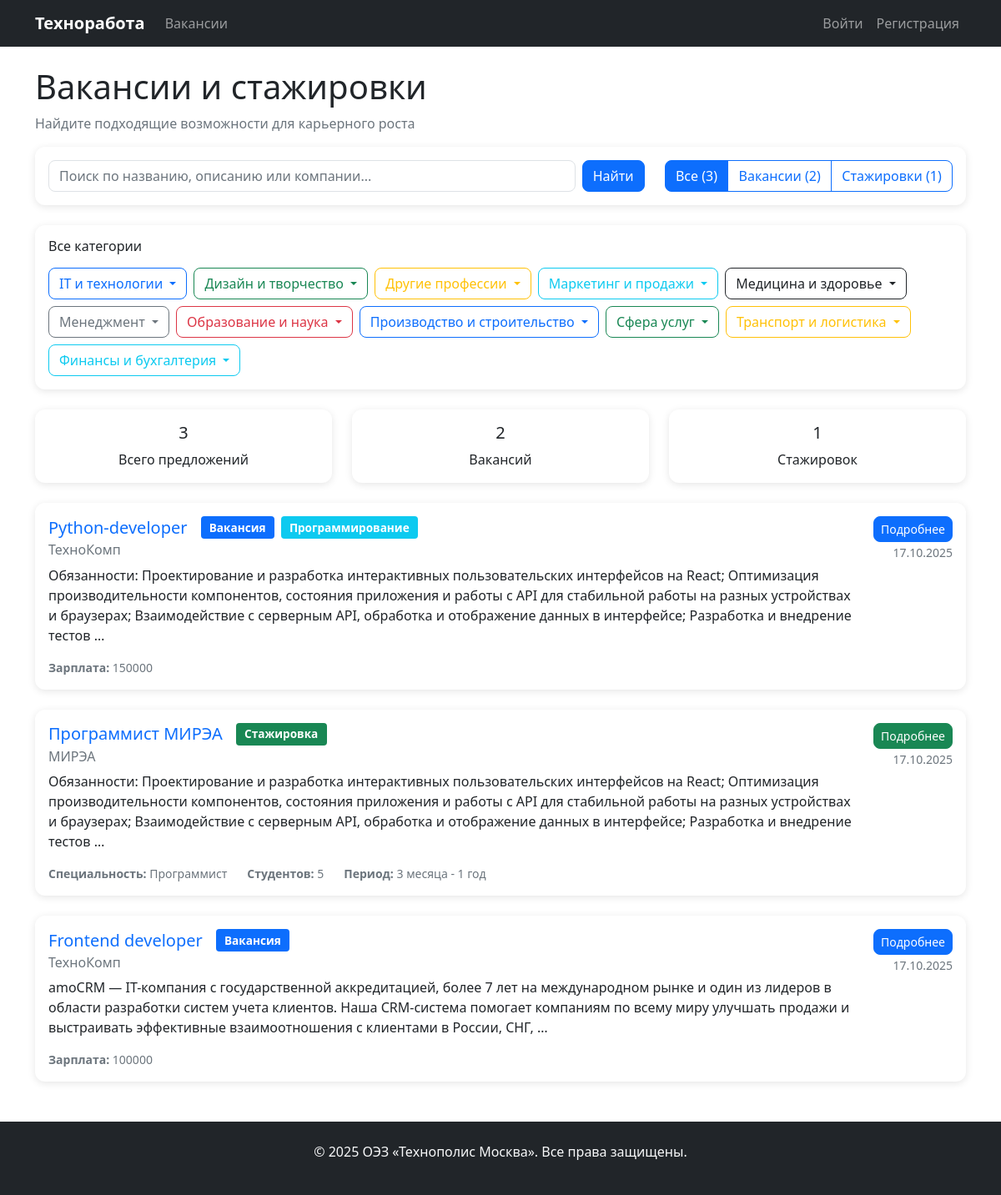
/vacancies/, run on an earlier commit of the app's database.
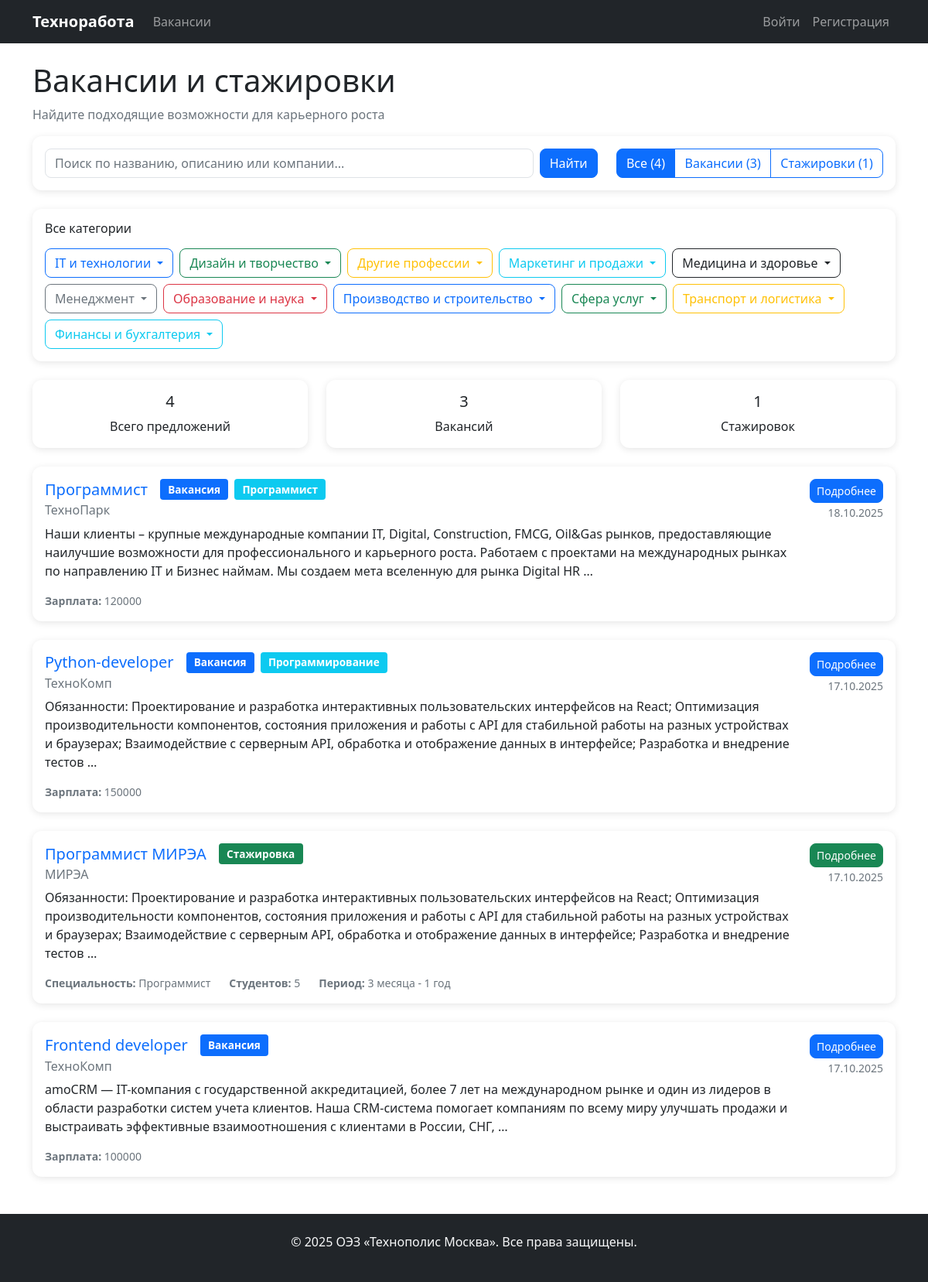
And on a later commit of the database.
### career_app/models.py (models this page shows, shortened)
class Category(models.Model):
    name = models.CharField(max_length=100, verbose_name="Название категории")
    description = models.TextField(blank=True, verbose_name="Описание")
    parent = models.ForeignKey('self', on_delete=models.CASCADE, null=True, blank=True,
                               verbose_name="Родительская категория")
    is_main = models.BooleanField(default=False, verbose_name="Основная категория")
    created_at = models.DateTimeField(auto_now_add=True)
    class Meta:
        verbose_name = "Категория"
        verbose_name_plural = "Категории"
        ordering = ['is_main', 'name']

class Vacancy(models.Model):
    STATUS_CHOICES = [
        ('draft', 'Черновик'),
        ('moderation', 'На модерации'),
        ('published', 'Опубликована'),
        ('rejected', 'Отклонена'),
        ('closed', 'Закрыта'),
    ]
    title = models.CharField(max_length=200, verbose_name="Должность")
    company = models.ForeignKey(Company, on_delete=models.CASCADE, verbose_name="Компания")
    category = models.ForeignKey(Category, on_delete=models.SET_NULL, null=True, blank=True, verbose_name="Категория")
    description = models.TextField(verbose_name="Описание вакансии")
    requirements = models.TextField(verbose_name="Требования")
    salary = models.CharField(max_length=100, blank=True, verbose_name="Зарплата")
    contact_info = models.TextField(verbose_name="Контактная информация")
    status = models.CharField(max_length=20, choices=STATUS_CHOICES, default='draft', verbose_name="Статус")
    created_by = models.ForeignKey(User, on_delete=models.CASCADE, verbose_name="Создатель")
    created_at = models.DateTimeField(auto_now_add=True)
    published_at = models.DateTimeField(null=True, blank=True)
    auto_close_at = models.DateTimeField(null=True, blank=True, verbose_name="Автоматическое закрытие")
    objects = models.Manager()
    class Meta:
        verbose_name = "Вакансия"
        verbose_name_plural = "Вакансии"
        ordering = ['-created_at']

class Company(models.Model):
    name = models.CharField(max_length=200, verbose_name="Название компании")
    description = models.TextField(verbose_name="Описание")
    contact_email = models.EmailField(verbose_name="Контактный email")
    contact_phone = models.CharField(max_length=20, verbose_name="Контактный телефон")
    created_at = models.DateTimeField(auto_now_add=True)
    is_approved = models.BooleanField(default=False, verbose_name="Подтверждена")  # Новое поле
    objects = models.Manager()
    class Meta:
        verbose_name = "Компания"
        verbose_name_plural = "Компании"

class Internship(models.Model):
    STATUS_CHOICES = [
        ('draft', 'Черновик'),
        ('moderation', 'На модерации'),
        ('published', 'Опубликована'),
        ('rejected', 'Отклонена'),
        ('closed', 'Закрыта'),
    ]
    title = models.CharField(max_length=200, verbose_name="Название стажировки")
    institution = models.ForeignKey(EducationalInstitution, on_delete=models.CASCADE, verbose_name="Учебное заведение")
    category = models.ForeignKey(Category, on_delete=models.SET_NULL, null=True, blank=True, verbose_name="Категория")
    specialty = models.CharField(max_length=200, verbose_name="Специальность")
    student_count = models.IntegerField(verbose_name="Количество студентов")
    period = models.CharField(max_length=100, verbose_name="Период стажировки")
    description = models.TextField(verbose_name="Описание")
    requirements = models.TextField(verbose_name="Требования к студентам")
    status = models.CharField(max_length=20, choices=STATUS_CHOICES, default='draft', verbose_name="Статус")
    created_by = models.ForeignKey(User, on_delete=models.CASCADE, verbose_name="Создатель")
    created_at = models.DateTimeField(auto_now_add=True)
    objects = models.Manager()
    class Meta:
        verbose_name = "Стажировка"
        verbose_name_plural = "Стажировки"
        ordering = ['-created_at']

class EducationalInstitution(models.Model):
    name = models.CharField(max_length=200, verbose_name="Название учебного заведения")
    contact_email = models.EmailField(verbose_name="Контактный email")
    contact_phone = models.CharField(max_length=20, verbose_name="Контактный телефон")
    created_at = models.DateTimeField(auto_now_add=True)
    is_approved = models.BooleanField(default=False, verbose_name="Подтверждено")  # Новое поле
    objects = models.Manager()
    class Meta:
        verbose_name = "Учебное заведение"
        verbose_name_plural = "Учебные заведения"

### career_app/views.py (the view, shortened to what this page needs)
# urls.py: path('vacancies/', views.vacancy_list, name='vacancy_list'),
def vacancy_list(request):
    vacancies = Vacancy.objects.filter(status='published')
    internships = Internship.objects.filter(status='published')
    filter_type = request.GET.get('type', 'all')
    selected_categories = request.GET.getlist('category')  # Множественный выбор
    selected_main_categories = request.GET.getlist('main_category')  # Множественный выбор
    items = []
    for vacancy in vacancies:
        items.append({
            'type': 'vacancy',
            'object': vacancy,
            'title': vacancy.title,
            'company': vacancy.company.name,
            'description': vacancy.description,
            'salary': vacancy.salary,
            'category': vacancy.category,
            'created_at': vacancy.created_at,
            'id': vacancy.id,
        })
    for internship in internships:
        items.append({
            'type': 'internship',
            'object': internship,
            'title': internship.title,
            'company': internship.institution.name,
            'description': internship.description,
            'specialty': internship.specialty,
            'student_count': internship.student_count,
            'period': internship.period,
            'category': internship.category,
            'created_at': internship.created_at,
            'id': internship.id,
        })
    if filter_type == 'vacancies':
        items = [item for item in items if item['type'] == 'vacancy']
    elif filter_type == 'internships':
        items = [item for item in items if item['type'] == 'internship']
    if selected_categories and not selected_main_categories:
        category_ids = [int(cat_id) for cat_id in selected_categories]
        items = [item for item in items if item['category'] and item['category'].id in category_ids]
    query = request.GET.get('q')
    if query:
        items = [item for item in items if
                 query.lower() in item['title'].lower() or
                 query.lower() in item['description'].lower() or
                 query.lower() in item['company'].lower()]
    items.sort(key=lambda x: x['created_at'], reverse=True)
    paginator = Paginator(items, 10)
    page_number = request.GET.get('page')
    page_obj = paginator.get_page(page_number)
    main_categories = Category.objects.filter(is_main=True)
    all_categories = Category.objects.all()
    context = {
        'page_obj': page_obj,
        'query': query,
        'filter_type': filter_type,
        'selected_categories': [int(cat_id) for cat_id in selected_categories],
        'selected_main_categories': [int(cat_id) for cat_id in selected_main_categories],
        'main_categories': main_categories,
        'all_categories': all_categories,
        'total_count': len(items),
        'vacancies_count': len([item for item in items if item['type'] == 'vacancy']),
        'internships_count': len([item for item in items if item['type'] == 'internship']),
    }
    return render(request, 'career_app/vacancy_list.html', context)

### templates/career_app/vacancy_list.html (shortened to what the changed rows need)
{% extends 'base.html' %}
{% block content %}
<div class="container mt-4">
    <h1>Вакансии и стажировки</h1>
    <div class="card mb-4">
        <div class="card-body">
            <div class="row">
                <div class="col-md-4">
                    <div class="btn-group w-100" role="group">
                        <a href="#" class="btn btn-outline-primary {% if filter_type == 'all' %}active{% endif %}"
                           onclick="updateTypeFilter('all')">
                            Все ({{ total_count }})
                        </a>
                        <a href="#" class="btn btn-outline-primary {% if filter_type == 'vacancies' %}active{% endif %}"
                           onclick="updateTypeFilter('vacancies')">
                            Вакансии ({{ vacancies_count }})
                        </a>
                        <a href="#" class="btn btn-outline-primary {% if filter_type == 'internships' %}active{% endif %}"
                           onclick="updateTypeFilter('internships')">
                            Стажировки ({{ internships_count }})
                        </a>
                    </div>
                </div>
            </div>
        </div>
    </div>
    <div class="card mb-4 categories-card">
        <div class="card-body">
            <div class="d-flex flex-wrap gap-2">
                {% for main_category in main_categories %}
                <div class="custom-dropdown">
                    <button class="btn btn-outline-{% cycle 'primary' 'success' 'warning' 'info' 'dark' 'secondary' 'danger' %} dropdown-toggle"
                            type="button"
                            onclick="toggleDropdown(this)">
                        {{ main_category.name }}
                    </button>
                </div>
                {% endfor %}
            </div>
        </div>
    </div>
    <div class="row mb-4">
        <div class="col-md-4">
            <div class="card text-center">
                <div class="card-body">
                    <h5 class="card-title">{{ total_count }}</h5>
                    <p class="card-text">Всего предложений</p>
                </div>
            </div>
        </div>
        <div class="col-md-4">
            <div class="card text-center">
                <div class="card-body">
                    <h5 class="card-title">{{ vacancies_count }}</h5>
                    <p class="card-text">Вакансий</p>
                </div>
            </div>
        </div>
    </div>
    {% for item in page_obj %}
    <div class="card mb-4">
        <div class="card-body">
            <div class="d-flex justify-content-between align-items-start">
                <div class="flex-grow-1">
                    <div class="d-flex align-items-center mb-2">
                        <h5 class="card-title mb-0 me-3">
                            {% if item.type == 'vacancy' %}
                                <a href="{% url 'vacancy_detail' item.id %}" class="text-decoration-none">
                                    {{ item.title }}
                                </a>
                            {% else %}
                                <a href="{% url 'internship_detail' item.id %}" class="text-decoration-none">
                                    {{ item.title }}
                                </a>
                            {% endif %}
                        </h5>
                        <span class="badge {% if item.type == 'vacancy' %}bg-primary{% else %}bg-success{% endif %}">
                            {% if item.type == 'vacancy' %}Вакансия{% else %}Стажировка{% endif %}
                        </span>
                        {% if item.category %}
                            <span class="badge bg-info ms-2">{{ item.category.name }}</span>
                        {% endif %}
                    </div>
                    <h6 class="card-subtitle mb-2 text-muted">
                        {{ item.company }}
                    </h6>
                    <p class="card-text">{{ item.description|truncatewords:40 }}</p>
                    <div class="row text-muted small">
                        {% if item.type == 'vacancy' %}
                            {% if item.salary %}
                            <div class="col-auto">
                                <strong>Зарплата:</strong> {{ item.salary }}
                            </div>
                            {% endif %}
                        {% else %}
                            <div class="col-auto">
                                <strong>Специальность:</strong> {{ item.specialty }}
                            </div>
                            <div class="col-auto">
                                <strong>Студентов:</strong> {{ item.student_count }}
                            </div>
                            <div class="col-auto">
                                <strong>Период:</strong> {{ item.period }}
                            </div>
                        {% endif %}
                    </div>
                </div>
                <div class="text-end ms-3">
                    {% if item.type == 'vacancy' %}
                        <a href="{% url 'vacancy_detail' item.id %}" class="btn btn-primary btn-sm">Подробнее</a>
                    {% else %}
                        <a href="{% url 'internship_detail' item.id %}" class="btn btn-success btn-sm">Подробнее</a>
                    {% endif %}
                    <br>
                    <small class="text-muted">
                        {{ item.created_at|date:"d.m.Y" }}
                    </small>
                </div>
            </div>
        </div>
    </div>
    {% endfor %}
</div>
{% endblock %}

What changed in the data, as far as the page shows it:
added Vacancy: title "Программист", shows "Вакансия", category.name "Программист", company "ТехноПарк", description "Наши клиенты – крупные международные компании IT, Digital, Construction, FMCG, Oil&Gas рынков, предоставляющие наилучшие возможности для профессионального и карьерного роста. Работаем с проектами на международных рынках по направлению IT и Бизнес наймам. Мы создаем мета вселенную для рынка Digital HR …", salary "120000", shows "Подробнее", created_at "18.10.2025"
Also different on the page:
{{ total_count }}: "3" → "4"
{{ vacancies_count }}: "2" → "3"
